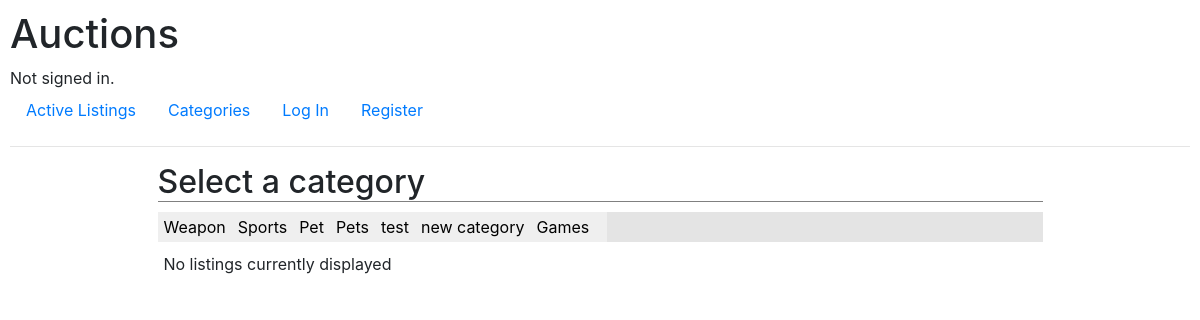
The page /categories on the database its author committed.
### auctions/models.py (models this page shows, shortened)
class Listing(models.Model):
    now = datetime.datetime.now()
    author = models.ForeignKey(User, related_name="author", on_delete=models.CASCADE, default="")
    product = models.CharField(max_length=64)
    price = models.CharField(max_length=15)
    image_url = models.URLField(default=0, blank=True)
    description = models.CharField(max_length=360)
    num_bids = models.IntegerField(default=0)
    active = models.IntegerField(default=1)
    category = models.CharField(max_length=64,default="")
    date = models.CharField(max_length=10, default=f"{now.month}/{now.day}/{now.year}")
    top_bid = models.CharField(max_length=15, default=0)
    wishlist = models.ManyToManyField(User, blank=True, related_name="wishlisted_listings")

### auctions/views.py (the view)
# urls.py: path("categories", views.categories, name="categories"),
def categories(request):
    method="get"
    listings_selected=""
    if request.method =="POST":
        selected_category = request.POST["category_link"]
        listings_selected = Listing.objects.filter(category=selected_category)
        method ="post"
    categories_list = []
    listings = Listing.objects.all()
    for listing in listings:
        if listing.category not in categories_list:
            categories_list.append(listing.category)
    return render(request, "auctions/categories.html",{
        "categories":categories_list,
        "listings": listings_selected,
        "method":method
    })

### auctions/templates/auctions/categories.html (shortened to what this page needs)
{% extends "auctions/layout.html" %}
{% block body %}
 <h2 class="page-title">Select a category</h2>
 <ul class="category-nav">
 {% for category in categories %}
    <li class="category-nav-item">
        <form method="post">
            <input class="nav-button" type="submit" value="{{ category }}" name="category_link">
    </li>
 {% endfor %}
</ul>
{% for listing in listings %}
    <a class="listing-link" href="{% url 'listing' listing.id %}">
        <div class="listing-container">
            <div class="listing-image">
                {% if listing.image_url %}
                    <img src="{{ listing.image_url }}" alt="{{ list.name }}">
                {% else %}
                    <p>No Image</p>
                {% endif %}
            </div>
            <div class="listing-text">
                <h3 class="listing-header">Product: {{ listing.product }}</h3>
                <h6 class="listing-price">Price: {{ listing.price }}</h6>
                <p class="listing-description">{{ listing.description|linebreaksbr }}</p>
            </div>
        </div>
    </a>
{% empty %}
    <p id="listing_message">No listings currently displayed</p>
{% endfor %}
{% endblock %}

### auctions/static/auctions/styles.css (style rules this page uses)
body { padding: 10px; }
.page-title { border-bottom: 1px solid grey; width:75%; margin-left:12.5%; margin-bottom: 10px; }
.category-nav { list-style-type:none; margin:0; padding:0; overflow: hidden; margin-bottom: 10px; margin-left:12.5%; width: 75%; background-color: rgb(228,228,228) }
.category-nav-item { float:left; }
.category-nav-item input { display: block; color:black; text-align: center; height:30px; border:none; }
#listing_message { margin-left:13%; }

### rows shown on the page
Listing: categories "Weapon"
Listing: categories "Sports"
Listing: categories "Pet"
Listing: categories "Pets"
Listing: categories "test"
Listing: categories "new category"
Listing: categories "Games"
